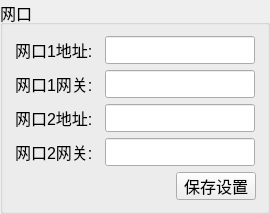
  <widget class="QGroupBox" name="wlanBox">
   <property name="geometry">
    <rect>
     <x>40</x>
     <y>130</y>
     <width>270</width>
     <height>210</height>
    </rect>
   </property>
   <property name="font">
    <font>
     <pointsize>12</pointsize>
    </font>
   </property>
   <property name="title">
    <string>网口</string>
   </property>
   <layout class="QVBoxLayout" name="verticalLayout_3">
    <item>
     <layout class="QHBoxLayout" name="horizontalLayout">
      <item>
       <widget class="QLabel" name="label_myip1">
        <property name="minimumSize">
         <size>
          <width>83</width>
          <height>28</height>
         </size>
        </property>
        <property name="maximumSize">
         <size>
          <width>83</width>
          <height>28</height>
         </size>
        </property>
        <property name="font">
         <font>
          <pointsize>12</pointsize>
         </font>
        </property>
        <property name="text">
         <string>网口1地址:</string>
        </property>
       </widget>
      </item>
      <item>
       <widget class="QLineEdit" name="m_myip1">
        <property name="sizePolicy">
         <sizepolicy hsizetype="Preferred" vsizetype="Preferred">
          <horstretch>0</horstretch>
          <verstretch>0</verstretch>
         </sizepolicy>
        </property>
        <property name="minimumSize">
         <size>
          <width>150</width>
          <height>28</height>
         </size>
        </property>
        <property name="maximumSize">
         <size>
          <width>150</width>
          <height>28</height>
         </size>
        </property>
        <property name="font">
         <font>
          <pointsize>12</pointsize>
         </font>
        </property>
        <property name="echoMode">
         <enum>QLineEdit::Normal</enum>
        </property>
       </widget>
      </item>
     </layout>
    </item>
    <item>
     <layout class="QHBoxLayout" name="horizontalLayout_15">
      <item>
       <widget class="QLabel" name="label_gateway1">
        <property name="minimumSize">
         <size>
          <width>83</width>
          <height>28</height>
         </size>
        </property>
        <property name="maximumSize">
         <size>
          <width>83</width>
          <height>28</height>
         </size>
        </property>
        <property name="font">
         <font>
          <pointsize>12</pointsize>
         </font>
        </property>
        <property name="text">
         <string>网口1网关: </string>
        </property>
       </widget>
      </item>
      <item>
       <widget class="QLineEdit" name="m_gateway1">
        <property name="enabled">
         <bool>true</bool>
        </property>
        <property name="sizePolicy">
         <sizepolicy hsizetype="Preferred" vsizetype="Preferred">
          <horstretch>0</horstretch>
          <verstretch>0</verstretch>
         </sizepolicy>
        </property>
        <property name="minimumSize">
         <size>
          <width>150</width>
          <height>28</height>
         </size>
        </property>
        <property name="maximumSize">
         <size>
          <width>150</width>
          <height>28</height>
         </size>
        </property>
        <property name="font">
         <font>
          <pointsize>12</pointsize>
         </font>
        </property>
        <property name="echoMode">
         <enum>QLineEdit::Normal</enum>
        </property>
       </widget>
      </item>
     </layout>
    </item>
    <item>
     <layout class="QHBoxLayout" name="horizontalLayout_23">
      <item>
       <widget class="QLabel" name="label_myip2">
        <property name="minimumSize">
         <size>
          <width>83</width>
          <height>28</height>
         </size>
        </property>
        <property name="maximumSize">
         <size>
          <width>83</width>
          <height>28</height>
         </size>
        </property>
        <property name="font">
         <font>
          <pointsize>12</pointsize>
         </font>
        </property>
        <property name="text">
         <string>网口2地址:</string>
        </property>
       </widget>
      </item>
      <item>
       <widget class="QLineEdit" name="m_myip2">
        <property name="sizePolicy">
         <sizepolicy hsizetype="Preferred" vsizetype="Preferred">
          <horstretch>0</horstretch>
          <verstretch>0</verstretch>
         </sizepolicy>
        </property>
        <property name="minimumSize">
         <size>
          <width>150</width>
          <height>28</height>
         </size>
        </property>
        <property name="maximumSize">
         <size>
          <width>150</width>
          <height>28</height>
         </size>
        </property>
        <property name="font">
         <font>
          <pointsize>12</pointsize>
         </font>
        </property>
        <property name="echoMode">
         <enum>QLineEdit::Normal</enum>
        </property>
       </widget>
      </item>
     </layout>
    </item>
    <item>
     <layout class="QHBoxLayout" name="horizontalLayout_24">
      <item>
       <widget class="QLabel" name="label_gateway2">
        <property name="minimumSize">
         <size>
          <width>83</width>
          <height>28</height>
         </size>
        </property>
        <property name="maximumSize">
         <size>
          <width>83</width>
          <height>28</height>
         </size>
        </property>
        <property name="font">
         <font>
          <pointsize>12</pointsize>
         </font>
        </property>
        <property name="text">
         <string>网口2网关: </string>
        </property>
       </widget>
      </item>
      <item>
       <widget class="QLineEdit" name="m_gateway2">
        <property name="enabled">
         <bool>true</bool>
        </property>
        <property name="sizePolicy">
         <sizepolicy hsizetype="Preferred" vsizetype="Preferred">
          <horstretch>0</horstretch>
          <verstretch>0</verstretch>
         </sizepolicy>
        </property>
        <property name="minimumSize">
         <size>
          <width>150</width>
          <height>28</height>
         </size>
        </property>
        <property name="maximumSize">
         <size>
          <width>150</width>
          <height>28</height>
         </size>
        </property>
        <property name="font">
         <font>
          <pointsize>12</pointsize>
         </font>
        </property>
        <property name="echoMode">
         <enum>QLineEdit::Normal</enum>
        </property>
       </widget>
      </item>
     </layout>
    </item>
    <item>
     <layout class="QHBoxLayout" name="horizontalLayout_16">
      <item>
       <spacer name="horizontalSpacer">
        <property name="orientation">
         <enum>Qt::Horizontal</enum>
        </property>
        <property name="sizeHint" stdset="0">
         <size>
          <width>40</width>
          <height>20</height>
         </size>
        </property>
       </spacer>
      </item>
      <item>
       <widget class="QPushButton" name="pushButton_saveWlan">
        <property name="minimumSize">
         <size>
          <width>0</width>
          <height>28</height>
         </size>
        </property>
        <property name="maximumSize">
         <size>
          <width>16777215</width>
          <height>28</height>
         </size>
        </property>
        <property name="font">
         <font>
          <pointsize>12</pointsize>
         </font>
        </property>
        <property name="text">
         <string>保存设置</string>
        </property>
       </widget>
      </item>
     </layout>
    </item>
   </layout>
  </widget>
